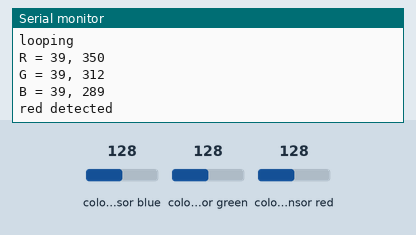
This sketch was run on a simulated ESP8266 (NodeMCU). Parts: the last lines printed to the serial monitor. Wiring (inferred from the names in the program): TCS3200 colour sensor: output GPIO 5; S2 GPIO 12; S3 GPIO 14; S0 GPIO 2; S1 GPIO 13. The test bench sets the inputs (shaded band); at power-on: colour sensor blue 128, colour sensor green 128, colour sensor red 128.

Above: at 1.2 s.
1.3 s: colour sensor blue set to 5
At 2.6 s:
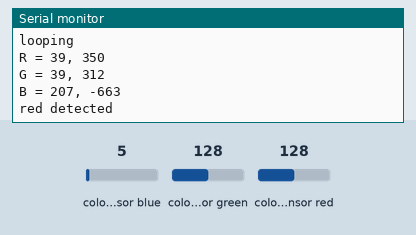
2.8 s: colour sensor green set to 5
At 4.2 s:
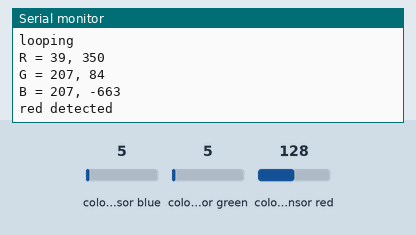

The sketch:

Color_Calibration.ino
```cpp
int flag_cnt = 0;

int red_count  = 0;


#define S0 2
#define S1 13
#define S2 12
#define S3 14
#define sensorOut 5

#include <ESP8266WiFi.h>
extern "C" {
    #include <espnow.h>
}

    // this is the MAC Address of the slave which receives the data
uint8_t remoteMac[] = {0x36, 0x33, 0x33, 0x33, 0x33, 0x33};

#define WIFI_CHANNEL 4
#define led_pin 10
#define LED 12     //D6

    // must match the slave struct
struct __attribute__((packed)) DataStruct {
    byte message;
    unsigned long time;
};

DataStruct myData;

unsigned long lastSentMillis;
unsigned long sendIntervalMillis = 500;
unsigned long sentMicros;
unsigned long ackMicros;

unsigned long lastBlinkMillis;
unsigned long fastBlinkMillis = 50;
unsigned long slowBlinkMillis = 300;
unsigned long blinkIntervalMillis = slowBlinkMillis;


bool data_sent = true;


// Stores frequency read by the photodiodes
int redFrequency = 0;
int greenFrequency = 0;
int blueFrequency = 0;

// Stores the red. green and blue colors
int redColor = 0;
int greenColor = 0;
int blueColor = 0;
int redCount = 0;

boolean blue = false;
boolean red = false;
boolean green = false;
boolean white = false;
boolean start = false;


void setup() {
  Serial.begin(115200);

  pinMode(led_pin, INPUT);

  // Setting the outputs

  pinMode(S0, OUTPUT);
  pinMode(S1, OUTPUT);
  pinMode(S2, OUTPUT);
  pinMode(S3, OUTPUT);
  pinMode(sensorOut, INPUT);

  // Setting frequency scaling to 20%
  digitalWrite(S0,HIGH);
  digitalWrite(S1,LOW);

   Serial.begin(115200); Serial.println();


    pinMode(LED_BUILTIN, OUTPUT);

    Serial.println("Setup finished");
}

void loop() {


  //*****************Color Sensing Begins*********************//

  // Setting RED (R) filtered photodiodes to be read
  digitalWrite(S2,LOW);
  digitalWrite(S3,LOW);

  // Reading the output frequency
  redFrequency = pulseIn(sensorOut, LOW);
  // redColor = map(redFrequency, 70, 120, 255,0);
  redColor = map(redFrequency, 84, 205, 255,0);
  delay(2);


  // Setting GREEN (G) filtered photodiodes to be read
  digitalWrite(S2,HIGH);
  digitalWrite(S3,HIGH);


  greenFrequency = pulseIn(sensorOut, LOW);
  // greenColor = map(greenFrequency, 100, 199, 255, 0);
  greenColor = map(greenFrequency, 81, 269, 255, 0);
  delay(2);

  // Setting BLUE (B) filtered photodiodes to be read
  digitalWrite(S2,LOW);
  digitalWrite(S3,HIGH);

  blueFrequency = pulseIn(sensorOut, LOW);
   //blueColor = map(blueFrequency, 38, 84, 255, 0);
  blueColor = map(blueFrequency, 45, 90, 255, 0);
  delay(2);
 Serial.print("R = ");
 Serial.print(redFrequency);
 Serial.print(", ");
 Serial.println(redColor);
 Serial.print("G = ");
 Serial.print(greenFrequency);
 Serial.print(", ");
 Serial.println(greenColor);
 Serial.print("B = ");
 Serial.print(blueFrequency);
 Serial.print(", ");
 Serial.println(blueColor);
 //delay(300);


if(redColor > blueColor && redColor > greenColor)
{

   red_count++;
   if(red_count > 2){
     Serial.println("red detected");
     delay(2000);
     red_count = 0;
   }
}
else{
  red_count = 0;
}


 Serial.println("looping");


}
```

Measured:
- after the input at 1.3 s, the serial monitor: prints a new line after 0.73 s (image 1)
- after the input at 2.8 s, the serial monitor: prints a new line after 1.2 s (image 2)
